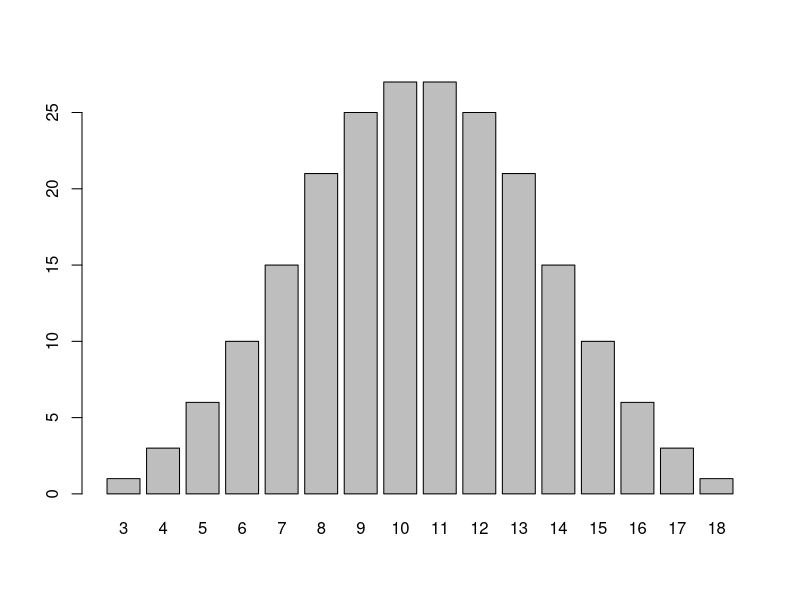
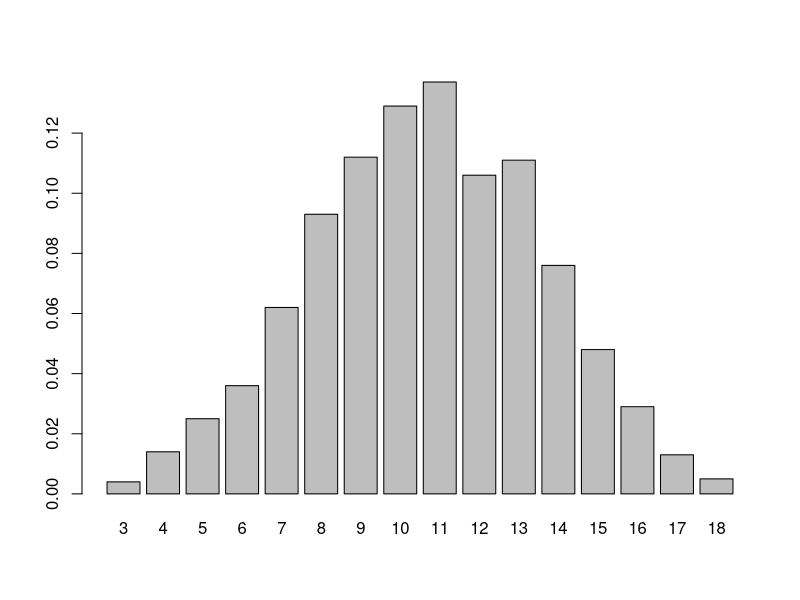
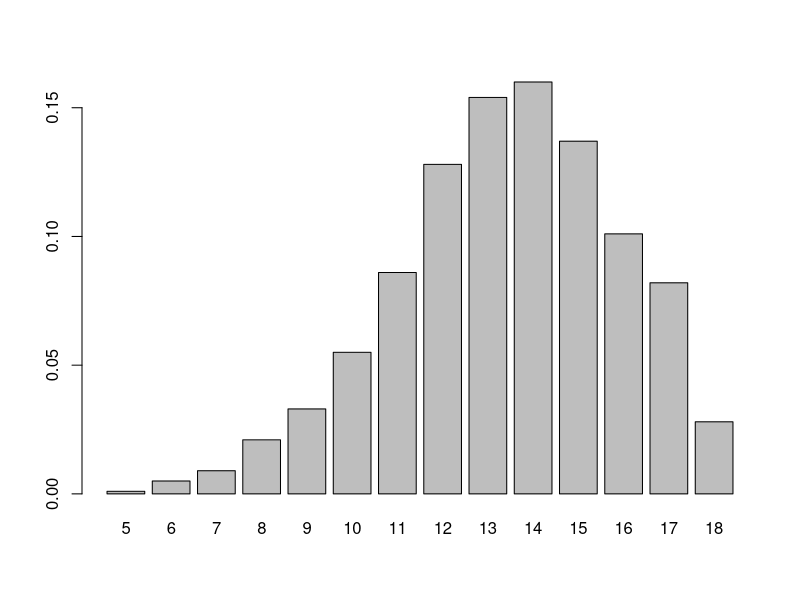

Source code (R) for these figures, in order:
# Name: Daniel Ivan Lewis
# Date: 9/28/18
# ISTA 116 Section C
# Lab Assignment 06
# Collaborator(s): Kevin Velasquez

# Question 1:
ranks <- c('Ace', '2', '3', '4', '5', '6', '7', '8', '9', '10', 'Jack', 'Queen', 'King')
suits <- c ('Spade', 'Heart', 'Diamond', 'Club')

# Question 2:
cards <- expand.grid(ranks=ranks, suits=suits)

# Question 3:
card.prob <- prop.table(table(cards))
suit.prob <- colSums(card.prob)
rank.prob <- rowSums(card.prob)
prob.of.spade <- suit.prob['Spade']
prob.of.ace <- rank.prob['Ace']
prob.of.aceofspades <- card.prob['Ace','Spade']
# Answers: Probability of Spade: 0.25; Probability of Ace: 0.07692308; Probability of Ace of Spades: 0.01923077.

# Question 4:
sample.indices <- sample(1:nrow(cards), 10)
sample.cards = cards[sample.indices,]

# Question 5:
cards.without.sample <- cards[-(sample.indices),]
card.prob.wo.sample <- prop.table(table(cards.without.sample))
suit.prob.wo.sample <- colSums(card.prob.wo.sample)
rank.prob.wo.sample <- rowSums(card.prob.wo.sample)
prob.of.spade.wo.sample <- suit.prob.wo.sample['Spade']
prob.of.ace.wo.sample <- rank.prob.wo.sample['Ace']
prob.of.aceofspades.wo.sample <- card.prob.wo.sample['Ace','Spade']
# Answer: Probability of Spade w/o sample: 0.2619048; Probability of Ace w/o sample: 0.07142857; Probability of Ace of Spades w/o sample: 0.02380952. After removing the sample from the deck of cards, the probabilites change. This is due to removing the cards without replacement. In this situation, the Ace of Spades probability and the Spade probability went up, this is due to none of those cards being selected in the random sample, therefore those cards remain but there is now a lesser amount in the deck as a whole, which leads to a higher probability. However, some probabilities, such as the probability of the selecting an Ace decreased, since one of the cards in the sample was an Ace card.

# Question 6:
sidesofDice <- c(1,2,3,4,5,6)
diceCombinations <- expand.grid(dice1=sidesofDice, dice2=sidesofDice, dice3=sidesofDice)

# Question 7:
sumofComb <- rowSums(diceCombinations)
diceCombinations$sumOfCombinations = sumofComb

# Question 8:
sum.of.dice.props <- barplot(table(diceCombinations$sumOfCombinations))
# Answer: The two most likely outcomes that occur throughout would be a sum of 11, or a sum of 10.

# Question 9:
sums <- replicate(1000, {
  s = sum(sample(sidesofDice, 3, replace = TRUE));
})
barplot(prop.table(table(sums)))
# Answer: According to the barplot generated with the code above, it seems as though the information gatherd with the replicate function is close to the findings from question 8. However, ther is some variation. For instance, the barplot from the replicate values have the outcomes 9 and 13 as the most probable to occur. Therefore, although the distribution of the values are close, there are still some differences. 

# Question 10:
sums.5.dice <- replicate(1000, {
  s = sum((sort(sample(sidesofDice, 5, replace = TRUE)))[c(3,4,5)]);
})
barplot(prop.table(table(sums.5.dice)))
# Answer: From the barplot generated with the code above, there is now a noticeable left skew in the distribution. This is due to the fact that the sum of the highest three numbers are being collected from the outcomes of 5 dice, where as the distribution from questions 8 and 9 were more symmetrical. 